Frame 1 (no input): blank canvas, image omitted
Frame 60 (the mouse pressed at the canvas centre just before this capture): blank canvas, image omitted
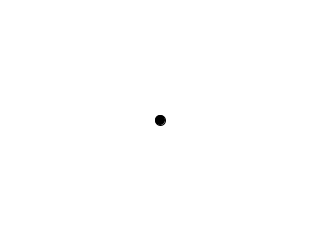
Frame 120 (the mouse held since frame 60 and released just before this capture)

The Processing sketch whose frames 1 and 60 were blank and that drew this single picture after the mouse press (run headless with seeded random() and noise(); from frame 60 on, the mouse is pressed at the canvas centre):

// Processing sketch: events_mouse
// ── events_mouse.pde
// Mouse events replayed by tools/vt (vt.json "input"): handler order, mouseX/pmouseX, mouseButton, counts.
void setup() {
  size(320, 240);
}

void draw() {
  background(255);
  fill(0);
  ellipse(mouseX, mouseY, 10, 10);
  println("draw", frameCount, mouseX, mouseY, pmouseX, pmouseY, mousePressed, mouseButton);
}

void mouseMoved() {
  println("moved", mouseX, mouseY, pmouseX, pmouseY);
}

void mouseDragged() {
  println("dragged", mouseX, mouseY, pmouseX, pmouseY, mouseButton);
}

void mousePressed() {
  println("pressed", mouseX, mouseY, mouseButton, mousePressed);
}

void mouseReleased(MouseEvent e) {
  println("released", e.getX(), e.getY(), e.getButton(), e.getCount(), mouseButton, mousePressed);
}

void mouseClicked(MouseEvent e) {
  println("clicked", e.getX(), e.getY(), e.getButton(), e.getCount(), mouseButton);
}

void mouseWheel(MouseEvent e) {
  println("wheel", e.getCount(), mouseX, mouseY);
}
